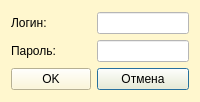
<?xml version="1.0" encoding="UTF-8"?>
<ui version="4.0">
 <class>CAuthorizationWindow</class>
 <widget class="QDialog" name="CAuthorizationWindow">
  <property name="geometry">
   <rect>
    <x>0</x>
    <y>0</y>
    <width>200</width>
    <height>102</height>
   </rect>
  </property>
  <property name="windowTitle">
   <string>Авторизация</string>
  </property>
  <property name="styleSheet">
   <string notr="true">background-color: rgb(255, 247, 206);</string>
  </property>
  <layout class="QGridLayout" name="gridLayout_2">
   <item row="0" column="0">
    <layout class="QVBoxLayout" name="verticalLayout">
     <item>
      <layout class="QGridLayout" name="gridLayout">
       <item row="0" column="0">
        <widget class="QLabel" name="label">
         <property name="text">
          <string>Логин:</string>
         </property>
        </widget>
       </item>
       <item row="1" column="1">
        <widget class="QLineEdit" name="password">
         <property name="styleSheet">
          <string notr="true">background-color: rgb(255, 255, 255);</string>
         </property>
         <property name="echoMode">
          <enum>QLineEdit::Password</enum>
         </property>
        </widget>
       </item>
       <item row="0" column="1">
        <widget class="QLineEdit" name="login">
         <property name="styleSheet">
          <string notr="true">background-color: rgb(255, 255, 255);</string>
         </property>
        </widget>
       </item>
       <item row="1" column="0">
        <widget class="QLabel" name="label_2">
         <property name="text">
          <string>Пароль:</string>
         </property>
        </widget>
       </item>
       <item row="2" column="1">
        <widget class="QPushButton" name="cancel">
         <property name="text">
          <string>Отмена</string>
         </property>
        </widget>
       </item>
       <item row="2" column="0">
        <widget class="QPushButton" name="ok">
         <property name="text">
          <string>OK</string>
         </property>
        </widget>
       </item>
      </layout>
     </item>
    </layout>
   </item>
  </layout>
 </widget>
 <resources/>
 <connections/>
</ui>
